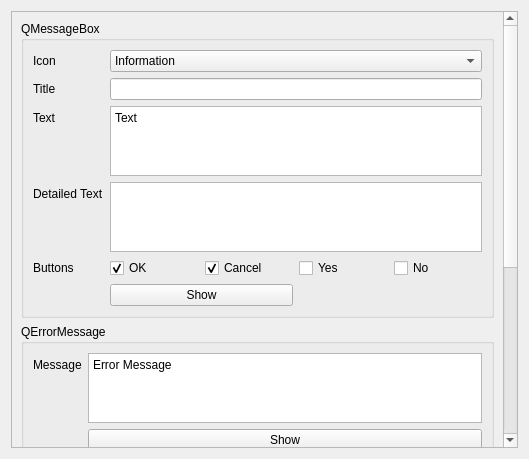
<?xml version="1.0" encoding="UTF-8"?>
<ui version="4.0">
 <class>TabDialogs</class>
 <widget class="QWidget" name="TabDialogs">
  <property name="geometry">
   <rect>
    <x>0</x>
    <y>0</y>
    <width>529</width>
    <height>459</height>
   </rect>
  </property>
  <property name="windowTitle">
   <string>Form</string>
  </property>
  <layout class="QVBoxLayout" name="verticalLayout">
   <item>
    <widget class="QScrollArea" name="scrollArea">
     <property name="widgetResizable">
      <bool>true</bool>
     </property>
     <widget class="QWidget" name="scrollAreaWidgetContents">
      <property name="geometry">
       <rect>
        <x>0</x>
        <y>0</y>
        <width>495</width>
        <height>805</height>
       </rect>
      </property>
      <layout class="QVBoxLayout" name="verticalLayout_2">
       <item>
        <widget class="QGroupBox" name="groupBox">
         <property name="title">
          <string>QMessageBox</string>
         </property>
         <layout class="QFormLayout" name="formLayout">
          <item row="1" column="0">
           <widget class="QLabel" name="label">
            <property name="text">
             <string>Title</string>
            </property>
           </widget>
          </item>
          <item row="1" column="1">
           <widget class="QLineEdit" name="lineEditTitle"/>
          </item>
          <item row="3" column="0">
           <widget class="QLabel" name="label_2">
            <property name="text">
             <string>Text</string>
            </property>
           </widget>
          </item>
          <item row="3" column="1">
           <widget class="QPlainTextEdit" name="plainTextEditText">
            <property name="plainText">
             <string>Text</string>
            </property>
           </widget>
          </item>
          <item row="0" column="0">
           <widget class="QLabel" name="label_3">
            <property name="text">
             <string>Icon</string>
            </property>
           </widget>
          </item>
          <item row="0" column="1">
           <widget class="QComboBox" name="comboBoxIcon">
            <property name="currentIndex">
             <number>1</number>
            </property>
            <item>
             <property name="text">
              <string>NoIcon</string>
             </property>
            </item>
            <item>
             <property name="text">
              <string>Information</string>
             </property>
            </item>
            <item>
             <property name="text">
              <string>Warning</string>
             </property>
            </item>
            <item>
             <property name="text">
              <string>Critical</string>
             </property>
            </item>
            <item>
             <property name="text">
              <string>Question</string>
             </property>
            </item>
           </widget>
          </item>
          <item row="4" column="0">
           <widget class="QLabel" name="label_4">
            <property name="text">
             <string>Detailed Text</string>
            </property>
           </widget>
          </item>
          <item row="4" column="1">
           <widget class="QPlainTextEdit" name="plainTextEditDetailed"/>
          </item>
          <item row="5" column="0">
           <widget class="QLabel" name="label_5">
            <property name="text">
             <string>Buttons</string>
            </property>
           </widget>
          </item>
          <item row="5" column="1">
           <layout class="QHBoxLayout" name="horizontalLayout">
            <item>
             <widget class="QCheckBox" name="checkBoxOK">
              <property name="text">
               <string>OK</string>
              </property>
              <property name="checked">
               <bool>true</bool>
              </property>
             </widget>
            </item>
            <item>
             <widget class="QCheckBox" name="checkBoxCancel">
              <property name="text">
               <string>Cancel</string>
              </property>
              <property name="checked">
               <bool>true</bool>
              </property>
             </widget>
            </item>
            <item>
             <widget class="QCheckBox" name="checkBoxYes">
              <property name="text">
               <string>Yes</string>
              </property>
             </widget>
            </item>
            <item>
             <widget class="QCheckBox" name="checkBoxNo">
              <property name="text">
               <string>No</string>
              </property>
             </widget>
            </item>
           </layout>
          </item>
          <item row="7" column="1">
           <layout class="QHBoxLayout" name="horizontalLayout_2">
            <item>
             <widget class="QPushButton" name="pushButtonShowMessageBox">
              <property name="text">
               <string>Show</string>
              </property>
             </widget>
            </item>
            <item>
             <widget class="QLabel" name="labelResult">
              <property name="text">
               <string/>
              </property>
             </widget>
            </item>
           </layout>
          </item>
         </layout>
        </widget>
       </item>
       <item>
        <widget class="QGroupBox" name="groupBox_3">
         <property name="title">
          <string>QErrorMessage</string>
         </property>
         <layout class="QFormLayout" name="formLayout_3">
          <item row="0" column="0">
           <widget class="QLabel" name="label_10">
            <property name="text">
             <string>Message</string>
            </property>
           </widget>
          </item>
          <item row="1" column="1">
           <widget class="QPushButton" name="pushButtonShowError">
            <property name="text">
             <string>Show</string>
            </property>
           </widget>
          </item>
          <item row="0" column="1">
           <widget class="QPlainTextEdit" name="plainTextEditErrorMessage">
            <property name="plainText">
             <string>Error Message</string>
            </property>
           </widget>
          </item>
         </layout>
        </widget>
       </item>
       <item>
        <spacer name="verticalSpacer">
         <property name="orientation">
          <enum>Qt::Vertical</enum>
         </property>
         <property name="sizeHint" stdset="0">
          <size>
           <width>20</width>
           <height>40</height>
          </size>
         </property>
        </spacer>
       </item>
       <item>
        <widget class="QGroupBox" name="groupBox_4">
         <property name="title">
          <string>QFileDialog</string>
         </property>
         <layout class="QFormLayout" name="formLayout_4">
          <item row="0" column="0">
           <widget class="QLabel" name="label_11">
            <property name="text">
             <string>Path</string>
            </property>
           </widget>
          </item>
          <item row="0" column="1">
           <widget class="QLineEdit" name="lineEditPath"/>
          </item>
          <item row="1" column="1">
           <layout class="QHBoxLayout" name="horizontalLayout_3">
            <item>
             <widget class="QPushButton" name="pushButtonOpenFile">
              <property name="text">
               <string>Open File</string>
              </property>
             </widget>
            </item>
            <item>
             <widget class="QPushButton" name="pushButtonSaveFile">
              <property name="text">
               <string>Save File</string>
              </property>
             </widget>
            </item>
            <item>
             <widget class="QPushButton" name="pushButtonSelectDirectory">
              <property name="text">
               <string>Select Directory</string>
              </property>
             </widget>
            </item>
           </layout>
          </item>
         </layout>
        </widget>
       </item>
       <item>
        <widget class="QGroupBox" name="groupBox_2">
         <property name="title">
          <string>QColorDialog</string>
         </property>
         <layout class="QFormLayout" name="formLayout_2">
          <item row="4" column="1">
           <widget class="QPushButton" name="pushButtonShowColorDialog">
            <property name="text">
             <string>Show</string>
            </property>
           </widget>
          </item>
          <item row="0" column="0">
           <widget class="QLabel" name="label_6">
            <property name="text">
             <string>Red</string>
            </property>
           </widget>
          </item>
          <item row="0" column="1">
           <widget class="QSpinBox" name="spinBoxRed">
            <property name="maximum">
             <number>255</number>
            </property>
            <property name="value">
             <number>255</number>
            </property>
           </widget>
          </item>
          <item row="1" column="1">
           <widget class="QSpinBox" name="spinBoxGreen">
            <property name="maximum">
             <number>255</number>
            </property>
            <property name="value">
             <number>255</number>
            </property>
           </widget>
          </item>
          <item row="2" column="1">
           <widget class="QSpinBox" name="spinBoxBlue">
            <property name="maximum">
             <number>255</number>
            </property>
            <property name="value">
             <number>255</number>
            </property>
           </widget>
          </item>
          <item row="1" column="0">
           <widget class="QLabel" name="label_7">
            <property name="text">
             <string>Green</string>
            </property>
           </widget>
          </item>
          <item row="2" column="0">
           <widget class="QLabel" name="label_8">
            <property name="text">
             <string>Blue</string>
            </property>
           </widget>
          </item>
          <item row="3" column="1">
           <widget class="QWidget" name="widgetColor" native="true">
            <property name="autoFillBackground">
             <bool>true</bool>
            </property>
           </widget>
          </item>
          <item row="3" column="0">
           <widget class="QLabel" name="label_9">
            <property name="text">
             <string>Color</string>
            </property>
           </widget>
          </item>
         </layout>
        </widget>
       </item>
      </layout>
     </widget>
    </widget>
   </item>
  </layout>
 </widget>
 <resources/>
 <connections/>
</ui>
